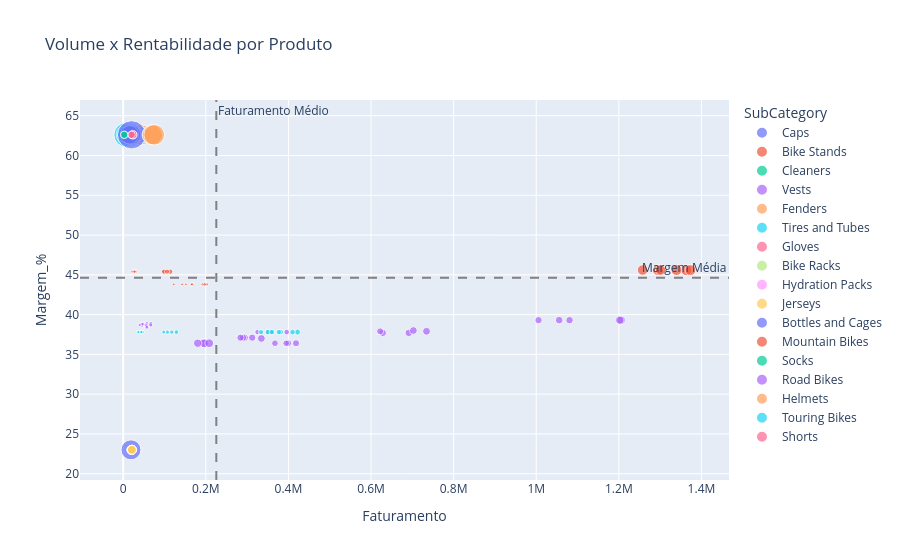

This figure's notebook cell:
### Code cell
fig = px.scatter(
    df_produtos,
    x='Faturamento',
    y='Margem_%',
    size='Qtd_Vendida',
    color='SubCategory',
    hover_name='ProductName',
    title='Volume x Rentabilidade por Produto'
)
fig.add_hline(y=df_produtos['Margem_%'].mean(), line_dash='dash', line_color='gray',
              annotation_text='Margem Média')
fig.add_vline(x=df_produtos['Faturamento'].mean(), line_dash='dash', line_color='gray',
              annotation_text='Faturamento Médio')
fig.show()

### Figure 1 — Plotly figure (JSON) as saved in the notebook; plotly's stock layout.template omitted (floating-point values rounded to 4 significant figures)
{"data": [{"hovertemplate": "<b>%{hovertext}</b><br><br>SubCategory=Caps<br>Faturamento=%{x}<br>Margem_%=%{y}<br>Qtd_Vendida=%{marker.size}<extra></extra>", "hovertext": ["AWC Logo Cap"], "legendgroup": "Caps", "marker": {"color": "#636efa", "size": [3178], "sizemode": "area", "sizeref": 15.93, "symbol": "circle"}, "mode": "markers", "name": "Caps", "orientation": "v", "showlegend": true, "type": "scatter", "x": [18830.0], "xaxis": "x", "y": [23], "yaxis": "y"}, {"hovertemplate": "<b>%{hovertext}</b><br><br>SubCategory=Bike Stands<br>Faturamento=%{x}<br>Margem_%=%{y}<br>Qtd_Vendida=%{marker.size}<extra></extra>", "hovertext": ["All-Purpose Bike Stand"], "legendgroup": "Bike Stands", "marker": {"color": "#EF553B", "size": [394], "sizemode": "area", "sizeref": 15.93, "symbol": "circle"}, "mode": "markers", "name": "Bike Stands", "orientation": "v", "showlegend": true, "type": "scatter", "x": [37842], "xaxis": "x", "y": [62.6], "yaxis": "y"}, {"hovertemplate": "<b>%{hovertext}</b><br><br>SubCategory=Cleaners<br>Faturamento=%{x}<br>Margem_%=%{y}<br>Qtd_Vendida=%{marker.size}<extra></extra>", "hovertext": ["Bike Wash - Dissolver"], "legendgroup": "Cleaners", "marker": {"color": "#00cc96", "size": [1381], "sizemode": "area", "sizeref": 15.93, "symbol": "circle"}, "mode": "markers", "name": "Cleaners", "orientation": "v", "showlegend": true, "type": "scatter", "x": [6869.0], "xaxis": "x", "y": [62.6], "yaxis": "y"}, {"hovertemplate": "<b>%{hovertext}</b><br><br>SubCategory=Vests<br>Faturamento=%{x}<br>Margem_%=%{y}<br>Qtd_Vendida=%{marker.size}<extra></extra>", "hovertext": ["Classic Vest, L", "Classic Vest, M", "Classic Vest, S"], "legendgroup": "Vests", "marker": {"color": "#ab63fa", "size": [273, 301, 250], "sizemode": "area", "sizeref": 15.93, "symbol": "circle"}, "mode": "markers", "name": "Vests", "orientation": "v", "showlegend": true, "type": "scatter", "x": [11684, 11750.0, 10033], "xaxis": "x", "y": [62.6, 62.6, 62.6], "yaxis": "y"}, {"hovertemplate": "<b>%{hovertext}</b><br><br>SubCategory=Fenders<br>Faturamento=%{x}<br>Margem_%=%{y}<br>Qtd_Vendida=%{marker.size}<extra></extra>", "hovertext": ["Fender Set - Mountain"], "legendgroup": "Fenders", "marker": {"color": "#FFA15A", "size": [3239], "sizemode": "area", "sizeref": 15.93, "symbol": "circle"}, "mode": "markers", "name": "Fenders", "orientation": "v", "showlegend": true, "type": "scatter", "x": [44270.0], "xaxis": "x", "y": [62.6], "yaxis": "y"}, {"hovertemplate": "<b>%{hovertext}</b><br><br>SubCategory=Tires and Tubes<br>Faturamento=%{x}<br>Margem_%=%{y}<br>Qtd_Vendida=%{marker.size}<extra></extra>", "hovertext": ["HL Mountain Tire", "HL Road Tire", "LL Mountain Tire", "LL Road Tire", "ML Mountain Tire", "ML Road Tire", "Mountain Tire Tube", "Patch Kit/8 Patches", "Road Tire Tube", "Touring Tire", "Touring Tire Tube"], "legendgroup": "Tires and Tubes", "marker": {"color": "#19d3f3", "size": [2020, 1280, 1253, 1516, 1738, 1440, 4551, 4705, 3544, 1304, 2167], "sizemode": "area", "sizeref": 15.93, "symbol": "circle"}, "mode": "markers", "name": "Tires and Tubes", "orientation": "v", "showlegend": true, "type": "scatter", "x": [46585, 26210.0, 19970.0, 21060.0, 32480.0, 22240.0, 14510.0, 6893.0, 8842.0, 25540.0, 6971.0], "xaxis": "x", "y": [62.6, 62.6, 62.6, 62.6, 62.6, 62.6, 62.6, 62.6, 62.6, 62.6, 62.6], "yaxis": "y"}, {"hovertemplate": "<b>%{hovertext}</b><br><br>SubCategory=Gloves<br>Faturamento=%{x}<br>Margem_%=%{y}<br>Qtd_Vendida=%{marker.size}<extra></extra>", "hovertext": ["Half-Finger Gloves, L", "Half-Finger Gloves, M", "Half-Finger Gloves, S"], "legendgroup": "Gloves", "marker": {"color": "#FF6692", "size": [658, 741, 744], "sizemode": "area", "sizeref": 15.93, "symbol": "circle"}, "mode": "markers", "name": "Gloves", "orientation": "v", "showlegend": true, "type": "scatter", "x": [10460.0, 11580.0, 11340.0], "xaxis": "x", "y": [62.6, 62.6, 62.6], "yaxis": "y"}, {"hovertemplate": "<b>%{hovertext}</b><br><br>SubCategory=Bike Racks<br>Faturamento=%{x}<br>Margem_%=%{y}<br>Qtd_Vendida=%{marker.size}<extra></extra>", "hovertext": ["Hitch Rack - 4-Bike"], "legendgroup": "Bike Racks", "marker": {"color": "#B6E880", "size": [493], "sizemode": "area", "sizeref": 15.93, "symbol": "circle"}, "mode": "markers", "name": "Bike Racks", "orientation": "v", "showlegend": true, "type": "scatter", "x": [36960], "xaxis": "x", "y": [62.6], "yaxis": "y"}, {"hovertemplate": "<b>%{hovertext}</b><br><br>SubCategory=Hydration Packs<br>Faturamento=%{x}<br>Margem_%=%{y}<br>Qtd_Vendida=%{marker.size}<extra></extra>", "hovertext": ["Hydration Pack - 70 oz."], "legendgroup": "Hydration Packs", "marker": {"color": "#FF97FF", "size": [1124], "sizemode": "area", "sizeref": 15.93, "symbol": "circle"}, "mode": "markers", "name": "Hydration Packs", "orientation": "v", "showlegend": true, "type": "scatter", "x": [38820.0], "xaxis": "x", "y": [62.6], "yaxis": "y"}, {"hovertemplate": "<b>%{hovertext}</b><br><br>SubCategory=Jerseys<br>Faturamento=%{x}<br>Margem_%=%{y}<br>Qtd_Vendida=%{marker.size}<extra></extra>", "hovertext": ["Long-Sleeve Logo Jersey, L", "Long-Sleeve Logo Jersey, M", "Long-Sleeve Logo Jersey, S", "Long-Sleeve Logo Jersey, XL", "Short-Sleeve Classic Jersey, L", "Short-Sleeve Classic Jersey, M", "Short-Sleeve Classic Jersey, S", "Short-Sleeve Classic Jersey, XL"], "legendgroup": "Jerseys", "marker": {"color": "#FECB52", "size": [680, 678, 651, 623, 576, 604, 641, 615], "sizemode": "area", "sizeref": 15.93, "symbol": "circle"}, "mode": "markers", "name": "Jerseys", "orientation": "v", "showlegend": true, "type": "scatter", "x": [21600.0, 20900.0, 20050.0, 19550.0, 19760.0, 20840.0, 21330.0, 21060.0], "xaxis": "x", "y": [23, 23, 23, 23, 23, 23, 23, 23], "yaxis": "y"}, {"hovertemplate": "<b>%{hovertext}</b><br><br>SubCategory=Bottles and Cages<br>Faturamento=%{x}<br>Margem_%=%{y}<br>Qtd_Vendida=%{marker.size}<extra></extra>", "hovertext": ["Mountain Bottle Cage", "Road Bottle Cage", "Water Bottle - 30 oz."], "legendgroup": "Bottles and Cages", "marker": {"color": "#636efa", "size": [2977, 2708, 6370], "sizemode": "area", "sizeref": 15.93, "symbol": "circle"}, "mode": "markers", "name": "Bottles and Cages", "orientation": "v", "showlegend": true, "type": "scatter", "x": [19390.0, 15300.0, 20340.0], "xaxis": "x", "y": [62.6, 62.6, 62.6], "yaxis": "y"}, {"hovertemplate": "<b>%{hovertext}</b><br><br>SubCategory=Mountain Bikes<br>Faturamento=%{x}<br>Margem_%=%{y}<br>Qtd_Vendida=%{marker.size}<extra></extra>", "hovertext": ["Mountain-100 Black, 38", "Mountain-100 Black, 42", "Mountain-100 Black, 44", "Mountain-100 Black, 48", "Mountain-100 Silver, 38", "Mountain-100 Silver, 42", "Mountain-100 Silver, 44", "Mountain-100 Silver, 48", "Mountain-200 Black, 38", "Mountain-200 Black, 42", "Mountain-200 Black, 46", "Mountain-200 Silver, 38", "Mountain-200 Silver, 42", "Mountain-200 Silver, 46", "Mountain-400-W Silver, 38", "Mountain-400-W Silver, 40", "Mountain-400-W Silver, 42", "Mountain-400-W Silver, 46", "Mountain-500 Black, 40", "Mountain-500 Black, 42", "Mountain-500 Black, 44", "Mountain-500 Black, 48", "Mountain-500 Black, 52", "Mountain-500 Silver, 40", "Mountain-500 Silver, 42", "Mountain-500 Silver, 44", "Mountain-500 Silver, 48", "Mountain-500 Silver, 52"], "legendgroup": "Mountain Bikes", "marker": {"color": "#EF553B", "size": [70, 61, 90, 87, 99, 66, 83, 60, 966, 995, 934, 944, 875, 857, 230, 201, 214, 205, 68, 72, 77, 91, 51, 77, 61, 67, 81, 85], "sizemode": "area", "sizeref": 15.93, "symbol": "circle"}, "mode": "markers", "name": "Mountain Bikes", "orientation": "v", "showlegend": true, "type": "scatter", "x": [165400.0, 151900.0, 202500.0, 192400.0, 197200.0, 142800.0, 166600.0, 122400.0, 1295000.0, 1363000.0, 1373000.0, 1339000.0, 1257000.0, 1301000.0, 113900.0, 98490.0, 99260.0, 106200.0, 25920.0, 26460.0, 31320.0, 30240.0, 22140.0, 25420.0, 25420.0, 22030.0, 28250.0, 27120.0], "xaxis": "x", "y": [43.8, 43.8, 43.8, 43.8, 43.8, 43.8, 43.8, 43.8, 45.6, 45.6, 45.6, 45.6, 45.6, 45.6, 45.4, 45.4, 45.4, 45.4, 45.4, 45.4, 45.4, 45.4, 45.4, 45.4, 45.4, 45.4, 45.4, 45.4], "yaxis": "y"}, {"hovertemplate": "<b>%{hovertext}</b><br><br>SubCategory=Socks<br>Faturamento=%{x}<br>Margem_%=%{y}<br>Qtd_Vendida=%{marker.size}<extra></extra>", "hovertext": ["Racing Socks, L", "Racing Socks, M"], "legendgroup": "Socks", "marker": {"color": "#00cc96", "size": [400, 456], "sizemode": "area", "sizeref": 15.93, "symbol": "circle"}, "mode": "markers", "name": "Socks", "orientation": "v", "showlegend": true, "type": "scatter", "x": [2355.0, 2526.0], "xaxis": "x", "y": [62.6, 62.6], "yaxis": "y"}, {"hovertemplate": "<b>%{hovertext}</b><br><br>SubCategory=Road Bikes<br>Faturamento=%{x}<br>Margem_%=%{y}<br>Qtd_Vendida=%{marker.size}<extra></extra>", "hovertext": ["Road-150 Red, 44", "Road-150 Red, 48", "Road-150 Red, 52", "Road-150 Red, 56", "Road-150 Red, 62", "Road-250 Black, 44", "Road-250 Black, 48", "Road-250 Black, 52", "Road-250 Black, 58", "Road-250 Red, 44", "Road-250 Red, 48", "Road-250 Red, 52", "Road-250 Red, 58", "Road-350-W Yellow, 40", "Road-350-W Yellow, 42", "Road-350-W Yellow, 44", "Road-350-W Yellow, 48", "Road-550-W Yellow, 38", "Road-550-W Yellow, 40", "Road-550-W Yellow, 42", "Road-550-W Yellow, 44", "Road-550-W Yellow, 48", "Road-650 Black, 44", "Road-650 Black, 48", "Road-650 Black, 52", "Road-650 Black, 58", "Road-650 Black, 60", "Road-650 Black, 62", "Road-650 Red, 44", "Road-650 Red, 48", "Road-650 Red, 52", "Road-650 Red, 58", "Road-650 Red, 60", "Road-650 Red, 62", "Road-750 Black, 44", "Road-750 Black, 48", "Road-750 Black, 52", "Road-750 Black, 58"], "legendgroup": "Road Bikes", "marker": {"color": "#ab63fa", "size": [431, 536, 449, 464, 551, 434, 451, 502, 389, 232, 251, 220, 482, 405, 359, 362, 352, 469, 400, 489, 427, 413, 92, 91, 134, 116, 116, 97, 107, 135, 111, 130, 84, 113, 557, 587, 609, 548], "sizemode": "area", "sizeref": 15.93, "symbol": "circle"}, "mode": "markers", "name": "Road Bikes", "orientation": "v", "showlegend": true, "type": "scatter", "x": [1005000.0, 1206000.0, 1081000.0, 1056000.0, 1202000.0, 628400.0, 691200.0, 734400.0, 622000.0, 351800.0, 395800.0, 325000.0, 702600.0, 418400.0, 399700.0, 367400.0, 394600.0, 293900.0, 290000.0, 334600.0, 312300.0, 283800.0, 47570.0, 45550.0, 66920.0, 58000.0, 57160.0, 49050.0, 54530.0, 66720.0, 46080.0, 56350.0, 40070.0, 57380.0, 194400.0, 196000.0, 208400.0, 180400.0], "xaxis": "x", "y": [39.3, 39.3, 39.3, 39.3, 39.3, 37.7, 37.7, 37.9, 37.9, 37.8, 37.8, 37.8, 38, 36.4, 36.4, 36.4, 36.4, 37.1, 37.1, 37, 37.1, 37.1, 38.8, 38.6, 38.9, 38.5, 38.9, 38.8, 38.7, 38.7, 38.8, 38.6, 38.7, 38.4, 36.4, 36.4, 36.4, 36.4], "yaxis": "y"}, {"hovertemplate": "<b>%{hovertext}</b><br><br>SubCategory=Helmets<br>Faturamento=%{x}<br>Margem_%=%{y}<br>Qtd_Vendida=%{marker.size}<extra></extra>", "hovertext": ["Sport-100 Helmet, Black", "Sport-100 Helmet, Blue", "Sport-100 Helmet, Red"], "legendgroup": "Helmets", "marker": {"color": "#FFA15A", "size": [3094, 3193, 3398], "sizemode": "area", "sizeref": 15.93, "symbol": "circle"}, "mode": "markers", "name": "Helmets", "orientation": "v", "showlegend": true, "type": "scatter", "x": [69700.0, 70990.0, 75230.0], "xaxis": "x", "y": [62.6, 62.6, 62.6], "yaxis": "y"}, {"hovertemplate": "<b>%{hovertext}</b><br><br>SubCategory=Touring Bikes<br>Faturamento=%{x}<br>Margem_%=%{y}<br>Qtd_Vendida=%{marker.size}<extra></extra>", "hovertext": ["Touring-1000 Blue, 46", "Touring-1000 Blue, 50", "Touring-1000 Blue, 54", "Touring-1000 Blue, 60", "Touring-1000 Yellow, 46", "Touring-1000 Yellow, 50", "Touring-1000 Yellow, 54", "Touring-1000 Yellow, 60", "Touring-2000 Blue, 46", "Touring-2000 Blue, 50", "Touring-2000 Blue, 54", "Touring-2000 Blue, 60", "Touring-3000 Blue, 44", "Touring-3000 Blue, 50", "Touring-3000 Blue, 54", "Touring-3000 Blue, 58", "Touring-3000 Blue, 62", "Touring-3000 Yellow, 44", "Touring-3000 Yellow, 50", "Touring-3000 Yellow, 54", "Touring-3000 Yellow, 58", "Touring-3000 Yellow, 62"], "legendgroup": "Touring Bikes", "marker": {"color": "#19d3f3", "size": [293, 237, 244, 257, 250, 245, 224, 216, 154, 171, 150, 134, 87, 77, 78, 81, 93, 95, 92, 78, 78, 76], "sizemode": "area", "sizeref": 15.93, "symbol": "circle"}, "mode": "markers", "name": "Touring Bikes", "orientation": "v", "showlegend": true, "type": "scatter", "x": [422000.0, 357600.0, 381500.0, 350500.0, 410100.0, 360000.0, 376700.0, 333800.0, 117800.0, 128800.0, 106900.0, 98400.0, 39340.0, 35630.0, 40830.0, 42310.0, 47510.0, 43800.0, 43800.0, 35630.0, 34890.0, 37120.0], "xaxis": "x", "y": [37.8, 37.8, 37.8, 37.8, 37.8, 37.8, 37.8, 37.8, 37.8, 37.8, 37.8, 37.8, 37.8, 37.8, 37.8, 37.8, 37.8, 37.8, 37.8, 37.8, 37.8, 37.8], "yaxis": "y"}, {"hovertemplate": "<b>%{hovertext}</b><br><br>SubCategory=Shorts<br>Faturamento=%{x}<br>Margem_%=%{y}<br>Qtd_Vendida=%{marker.size}<extra></extra>", "hovertext": ["Women's Mountain Shorts, L", "Women's Mountain Shorts, M", "Women's Mountain Shorts, S"], "legendgroup": "Shorts", "marker": {"color": "#FF6692", "size": [533, 521, 437], "sizemode": "area", "sizeref": 15.93, "symbol": "circle"}, "mode": "markers", "name": "Shorts", "orientation": "v", "showlegend": true, "type": "scatter", "x": [23660.0, 23170.0, 20230.0], "xaxis": "x", "y": [62.6, 62.6, 62.6], "yaxis": "y"}], "layout": {"annotations": [{"showarrow": false, "text": "Margem Média", "x": 1, "xanchor": "right", "xref": "x domain", "y": 44.65, "yanchor": "bottom", "yref": "y"}, {"showarrow": false, "text": "Faturamento Médio", "x": 225400.0, "xanchor": "left", "xref": "x", "y": 1, "yanchor": "top", "yref": "y domain"}], "legend": {"itemsizing": "constant", "title": {"text": "SubCategory"}, "tracegroupgap": 0}, "shapes": [{"line": {"color": "gray", "dash": "dash"}, "type": "line", "x0": 0, "x1": 1, "xref": "x domain", "y0": 44.65, "y1": 44.65, "yref": "y"}, {"line": {"color": "gray", "dash": "dash"}, "type": "line", "x0": 225400.0, "x1": 225400.0, "xref": "x", "y0": 0, "y1": 1, "yref": "y domain"}], "title": {"text": "Volume x Rentabilidade por Produto"}, "xaxis": {"anchor": "y", "domain": [0, 1], "title": {"text": "Faturamento"}}, "yaxis": {"anchor": "x", "domain": [0, 1], "title": {"text": "Margem_%"}}}}
